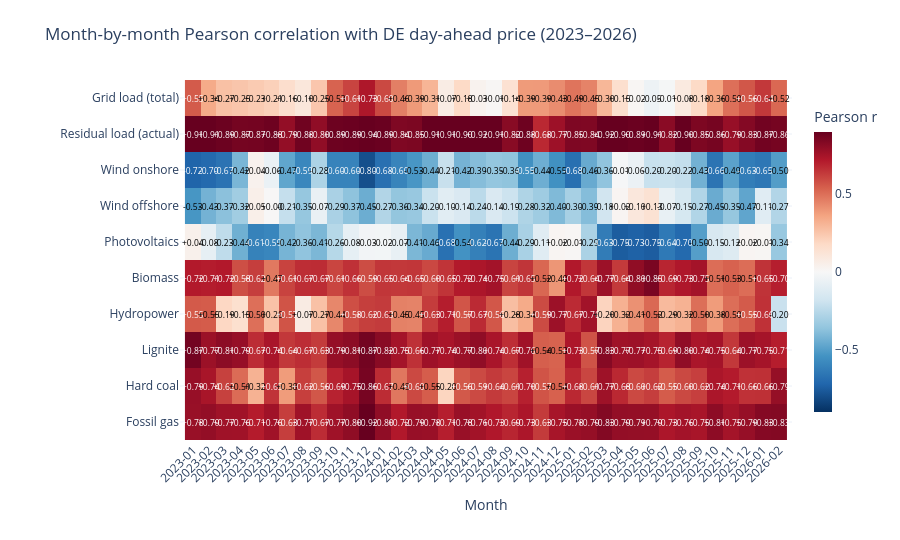

Source (notebook cell):
### Markdown cell above
### 5a. Pairwise correlation across all drivers, month by month

### Code cell
import plotly.graph_objects as go
from plotly.subplots import make_subplots
import pandas as pd
import numpy as np
from scipy.stats import pearsonr

# Features to correlate against DE price. Every column here is a physical driver
# — consumption side and generation side — that plausibly affects the merit curve.
FEATURES = {
    # Consumption
    "Grid load (total)":         "actual_cons__grid_load",
    "Residual load (actual)":    "actual_residual_load",

    # Renewables
    "Wind onshore":              "actual_gen__wind_onshore",
    "Wind offshore":             "actual_gen__wind_offshore",
    "Photovoltaics":             "actual_gen__photovoltaics",
    "Biomass":                   "actual_gen__biomass",
    "Hydropower":                "actual_gen__hydropower",

    # Fossil / conventional (these are marginal-cost signals in reverse:
    # high fossil generation means the merit stack is running deep)
    "Lignite":                   "actual_gen__lignite",
    "Hard coal":                 "actual_gen__hard_coal",
    "Fossil gas":                "actual_gen__fossil_gas",
}

TARGET = "price__germany_luxembourg"
MIN_HOURS_PER_CELL = 200  # skip cells with too few observations (incomplete months)

# ---- compute monthly Pearson correlations ----
monthly = df[[TARGET, *FEATURES.values()]].copy()
monthly["year_month"] = monthly.index.to_period("M")

rows = []
for ym, group in monthly.groupby("year_month"):
    if len(group) < MIN_HOURS_PER_CELL:
        continue
    price = group[TARGET].values
    row = {"year_month": str(ym)}
    for label, col in FEATURES.items():
        x = group[col].values
        # Guard against zero-variance columns (e.g. month with all-zero solar
        # in polar latitudes — shouldn't happen for DE but be safe).
        if np.std(x) < 1e-6 or np.std(price) < 1e-6:
            row[label] = np.nan
        else:
            r, _ = pearsonr(x, price)
            row[label] = r
    rows.append(row)

corr = pd.DataFrame(rows).set_index("year_month")
# Transpose so features are rows (y-axis), months are columns (x-axis).
corr_mat = corr[list(FEATURES.keys())].T

# ---- plot ----
# Diverging colorscale centered at zero: red = positive correlation with price,
# blue = negative. Range ±0.9 — correlations above that are rare and won't
# wash out the rest of the colorscale.
fig = go.Figure(
    go.Heatmap(
        z=corr_mat.values,
        x=corr_mat.columns,
        y=corr_mat.index,
        colorscale="RdBu_r",
        zmid=0, zmin=-0.9, zmax=0.9,
        colorbar=dict(title="Pearson r", thickness=18, len=0.9),
        hovertemplate=("%{y}<br>%{x}<br>"
                       "r = %{z:.3f}<extra></extra>"),
    )
)

# Annotate each cell with the rounded correlation.
annotations = []
for i, feat in enumerate(corr_mat.index):
    for j, ym in enumerate(corr_mat.columns):
        val = corr_mat.iloc[i, j]
        if pd.isna(val):
            continue
        text_color = "white" if abs(val) > 0.55 else "black"
        annotations.append(dict(
            x=ym, y=feat, text=f"{val:+.2f}",
            showarrow=False,
            font=dict(size=8.5, color=text_color),
        ))

fig.update_layout(
    title="Month-by-month Pearson correlation with DE day-ahead price (2023–2026)",
    xaxis=dict(
        title="Month",
        tickangle=-45,
        tickmode="array",
        tickvals=list(corr_mat.columns),
        ticktext=list(corr_mat.columns),
    ),
    yaxis=dict(title=None, autorange="reversed"),
    annotations=annotations,
    height=540,
    margin=dict(l=180, r=40, t=80, b=100),
    template="plotly_white",
)

fig.show()

# ---- quick printed summary: annual means per feature ----
print("\nAnnual means of correlation (averaged across months):\n")
corr_with_year = corr.copy()
# Parse the 'YYYY-MM' strings as periods with explicit monthly freq.
corr_with_year["year"] = pd.PeriodIndex(corr_with_year.index, freq="M").year
annual = corr_with_year.groupby("year")[list(FEATURES.keys())].mean().round(2).T
print(annual.to_string())
